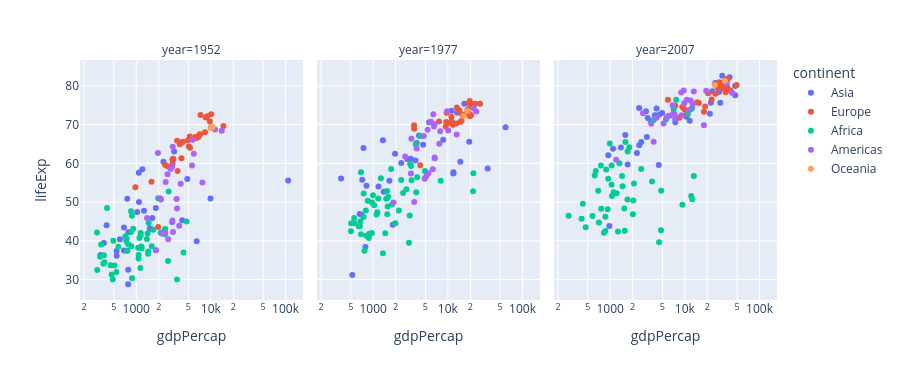

Write notebook code for a chart like this one.
### Markdown cell above
## 4. Small multiples and time series

`facet_col` / `facet_row` split the data into panels. Zoom in one panel and the shared axes follow.

### Code cell
px.scatter(
    gap.query("year in [1952, 1977, 2007]"),
    x="gdpPercap", 
    y="lifeExp", 
    color="continent", 
    hover_name="country",
    facet_col="year", 
    log_x=True, 
    height=380,
)

### Figure 1 — Plotly figure (JSON) as saved in the notebook; plotly's stock layout.template omitted (floating-point values rounded to 4 significant figures)
{"data": [{"hovertemplate": "<b>%{hovertext}</b><br><br>continent=Asia<br>year=1952<br>gdpPercap=%{x}<br>lifeExp=%{y}<extra></extra>", "hovertext": ["Afghanistan", "Bahrain", "Bangladesh", "Cambodia", "China", "Hong Kong, China", "India", "Indonesia", "Iran", "Iraq", "Israel", "Japan", "Jordan", "Korea, Dem. Rep.", "Korea, Rep.", "Kuwait", "Lebanon", "Malaysia", "Mongolia", "Myanmar", "Nepal", "Oman", "Pakistan", "Philippines", "Saudi Arabia", "Singapore", "Sri Lanka", "Syria", "Taiwan", "Thailand", "Vietnam", "West Bank and Gaza", "Yemen, Rep."], "legendgroup": "Asia", "marker": {"color": "#636efa", "symbol": "circle"}, "mode": "markers", "name": "Asia", "orientation": "v", "showlegend": true, "type": "scatter", "x": [779.4, 9867.0, 684.2, 368.5, 400.4, 3054.0, 546.6, 749.7, 3035.0, 4130.0, 4087.0, 3217.0, 1547.0, 1088.0, 1031.0, 108400.0, 4835.0, 1831.0, 786.6, 331.0, 545.9, 1828.0, 684.6, 1273.0, 6460.0, 2315.0, 1084.0, 1643.0, 1207.0, 757.8, 605.1, 1516.0, 781.7], "xaxis": "x", "y": [28.8, 50.94, 37.48, 39.42, 44.0, 60.96, 37.37, 37.47, 44.87, 45.32, 65.39, 63.03, 43.16, 50.06, 47.45, 55.56, 55.93, 48.46, 42.24, 36.32, 36.16, 37.58, 43.44, 47.75, 39.88, 60.4, 57.59, 45.88, 58.5, 50.85, 40.41, 43.16, 32.55], "yaxis": "y"}, {"hovertemplate": "<b>%{hovertext}</b><br><br>continent=Asia<br>year=1977<br>gdpPercap=%{x}<br>lifeExp=%{y}<extra></extra>", "hovertext": ["Afghanistan", "Bahrain", "Bangladesh", "Cambodia", "China", "Hong Kong, China", "India", "Indonesia", "Iran", "Iraq", "Israel", "Japan", "Jordan", "Korea, Dem. Rep.", "Korea, Rep.", "Kuwait", "Lebanon", "Malaysia", "Mongolia", "Myanmar", "Nepal", "Oman", "Pakistan", "Philippines", "Saudi Arabia", "Singapore", "Sri Lanka", "Syria", "Taiwan", "Thailand", "Vietnam", "West Bank and Gaza", "Yemen, Rep."], "legendgroup": "Asia", "marker": {"color": "#636efa", "symbol": "circle"}, "mode": "markers", "name": "Asia", "orientation": "v", "showlegend": false, "type": "scatter", "x": [786.1, 19340.0, 659.9, 525.0, 741.2, 11190.0, 813.3, 1383.0, 11890.0, 14690.0, 13310.0, 16610.0, 2852.0, 4106.0, 4657.0, 59270.0, 8660.0, 3828.0, 1648.0, 371.0, 694.1, 11850.0, 1176.0, 2373.0, 34170.0, 11210.0, 1349.0, 3195.0, 5597.0, 1961.0, 713.5, 3683.0, 1830.0], "xaxis": "x2", "y": [38.44, 65.59, 46.92, 31.22, 63.97, 73.6, 54.21, 52.7, 57.7, 60.41, 73.06, 75.38, 61.13, 67.16, 64.77, 69.34, 66.1, 65.26, 55.49, 56.06, 46.75, 57.37, 54.04, 60.06, 58.69, 70.8, 65.95, 61.2, 70.59, 62.49, 55.76, 60.77, 44.17], "yaxis": "y2"}, {"hovertemplate": "<b>%{hovertext}</b><br><br>continent=Asia<br>year=2007<br>gdpPercap=%{x}<br>lifeExp=%{y}<extra></extra>", "hovertext": ["Afghanistan", "Bahrain", "Bangladesh", "Cambodia", "China", "Hong Kong, China", "India", "Indonesia", "Iran", "Iraq", "Israel", "Japan", "Jordan", "Korea, Dem. Rep.", "Korea, Rep.", "Kuwait", "Lebanon", "Malaysia", "Mongolia", "Myanmar", "Nepal", "Oman", "Pakistan", "Philippines", "Saudi Arabia", "Singapore", "Sri Lanka", "Syria", "Taiwan", "Thailand", "Vietnam", "West Bank and Gaza", "Yemen, Rep."], "legendgroup": "Asia", "marker": {"color": "#636efa", "symbol": "circle"}, "mode": "markers", "name": "Asia", "orientation": "v", "showlegend": false, "type": "scatter", "x": [974.6, 29800.0, 1391.0, 1714.0, 4959.0, 39720.0, 2452.0, 3541.0, 11610.0, 4471.0, 25520.0, 31660.0, 4519.0, 1593.0, 23350.0, 47310.0, 10460.0, 12450.0, 3096.0, 944.0, 1091.0, 22320.0, 2606.0, 3190.0, 21650.0, 47140.0, 3970.0, 4185.0, 28720.0, 7458.0, 2442.0, 3025.0, 2281.0], "xaxis": "x3", "y": [43.83, 75.64, 64.06, 59.72, 72.96, 82.21, 64.7, 70.65, 70.96, 59.55, 80.75, 82.6, 72.53, 67.3, 78.62, 77.59, 71.99, 74.24, 66.8, 62.07, 63.78, 75.64, 65.48, 71.69, 72.78, 79.97, 72.4, 74.14, 78.4, 70.62, 74.25, 73.42, 62.7], "yaxis": "y3"}, {"hovertemplate": "<b>%{hovertext}</b><br><br>continent=Europe<br>year=1952<br>gdpPercap=%{x}<br>lifeExp=%{y}<extra></extra>", "hovertext": ["Albania", "Austria", "Belgium", "Bosnia and Herzegovina", "Bulgaria", "Croatia", "Czech Republic", "Denmark", "Finland", "France", "Germany", "Greece", "Hungary", "Iceland", "Ireland", "Italy", "Montenegro", "Netherlands", "Norway", "Poland", "Portugal", "Romania", "Serbia", "Slovak Republic", "Slovenia", "Spain", "Sweden", "Switzerland", "Turkey", "United Kingdom"], "legendgroup": "Europe", "marker": {"color": "#EF553B", "symbol": "circle"}, "mode": "markers", "name": "Europe", "orientation": "v", "showlegend": true, "type": "scatter", "x": [1601.0, 6137.0, 8343.0, 973.5, 2444.0, 3119.0, 6876.0, 9692.0, 6425.0, 7030.0, 7144.0, 3531.0, 5264.0, 7268.0, 5210.0, 4931.0, 2648.0, 8942.0, 10100.0, 4029.0, 3068.0, 3145.0, 3581.0, 5075.0, 4215.0, 3834.0, 8528.0, 14730.0, 1969.0, 9980.0], "xaxis": "x", "y": [55.23, 66.8, 68.0, 53.82, 59.6, 61.21, 66.87, 70.78, 66.55, 67.41, 67.5, 65.86, 64.03, 72.49, 66.91, 65.94, 59.16, 72.13, 72.67, 61.31, 59.82, 61.05, 58.0, 64.36, 65.57, 64.94, 71.86, 69.62, 43.59, 69.18], "yaxis": "y"}, {"hovertemplate": "<b>%{hovertext}</b><br><br>continent=Europe<br>year=1977<br>gdpPercap=%{x}<br>lifeExp=%{y}<extra></extra>", "hovertext": ["Albania", "Austria", "Belgium", "Bosnia and Herzegovina", "Bulgaria", "Croatia", "Czech Republic", "Denmark", "Finland", "France", "Germany", "Greece", "Hungary", "Iceland", "Ireland", "Italy", "Montenegro", "Netherlands", "Norway", "Poland", "Portugal", "Romania", "Serbia", "Slovak Republic", "Slovenia", "Spain", "Sweden", "Switzerland", "Turkey", "United Kingdom"], "legendgroup": "Europe", "marker": {"color": "#EF553B", "symbol": "circle"}, "mode": "markers", "name": "Europe", "orientation": "v", "showlegend": false, "type": "scatter", "x": [3533.0, 19750.0, 19120.0, 3528.0, 7612.0, 11310.0, 14800.0, 20420.0, 15610.0, 18290.0, 20510.0, 14200.0, 11670.0, 19650.0, 11150.0, 14260.0, 9596.0, 21210.0, 23310.0, 9508.0, 10170.0, 9356.0, 12980.0, 10920.0, 15280.0, 13240.0, 18860.0, 26980.0, 4269.0, 17430.0], "xaxis": "x2", "y": [68.93, 72.17, 72.8, 69.86, 70.81, 70.64, 70.71, 74.69, 72.52, 73.83, 72.5, 73.68, 69.95, 76.11, 72.03, 73.48, 73.07, 75.24, 75.37, 70.67, 70.41, 69.46, 70.3, 70.45, 70.97, 74.39, 75.44, 75.39, 59.51, 72.76], "yaxis": "y2"}, {"hovertemplate": "<b>%{hovertext}</b><br><br>continent=Europe<br>year=2007<br>gdpPercap=%{x}<br>lifeExp=%{y}<extra></extra>", "hovertext": ["Albania", "Austria", "Belgium", "Bosnia and Herzegovina", "Bulgaria", "Croatia", "Czech Republic", "Denmark", "Finland", "France", "Germany", "Greece", "Hungary", "Iceland", "Ireland", "Italy", "Montenegro", "Netherlands", "Norway", "Poland", "Portugal", "Romania", "Serbia", "Slovak Republic", "Slovenia", "Spain", "Sweden", "Switzerland", "Turkey", "United Kingdom"], "legendgroup": "Europe", "marker": {"color": "#EF553B", "symbol": "circle"}, "mode": "markers", "name": "Europe", "orientation": "v", "showlegend": false, "type": "scatter", "x": [5937.0, 36130.0, 33690.0, 7446.0, 10680.0, 14620.0, 22830.0, 35280.0, 33210.0, 30470.0, 32170.0, 27540.0, 18010.0, 36180.0, 40680.0, 28570.0, 9254.0, 36800.0, 49360.0, 15390.0, 20510.0, 10810.0, 9787.0, 18680.0, 25770.0, 28820.0, 33860.0, 37510.0, 8458.0, 33200.0], "xaxis": "x3", "y": [76.42, 79.83, 79.44, 74.85, 73.0, 75.75, 76.49, 78.33, 79.31, 80.66, 79.41, 79.48, 73.34, 81.76, 78.89, 80.55, 74.54, 79.76, 80.2, 75.56, 78.1, 72.48, 74.0, 74.66, 77.93, 80.94, 80.88, 81.7, 71.78, 79.42], "yaxis": "y3"}, {"hovertemplate": "<b>%{hovertext}</b><br><br>continent=Africa<br>year=1952<br>gdpPercap=%{x}<br>lifeExp=%{y}<extra></extra>", "hovertext": ["Algeria", "Angola", "Benin", "Botswana", "Burkina Faso", "Burundi", "Cameroon", "Central African Republic", "Chad", "Comoros", "Congo, Dem. Rep.", "Congo, Rep.", "Cote d'Ivoire", "Djibouti", "Egypt", "Equatorial Guinea", "Eritrea", "Ethiopia", "Gabon", "Gambia", "Ghana", "Guinea", "Guinea-Bissau", "Kenya", "Lesotho", "Liberia", "Libya", "Madagascar", "Malawi", "Mali", "Mauritania", "Mauritius", "Morocco", "Mozambique", "Namibia", "Niger", "Nigeria", "Reunion", "Rwanda", "Sao Tome and Principe", "Senegal", "Sierra Leone", "Somalia", "South Africa", "Sudan", "Swaziland", "Tanzania", "Togo", "Tunisia", "Uganda", "Zambia", "Zimbabwe"], "legendgroup": "Africa", "marker": {"color": "#00cc96", "symbol": "circle"}, "mode": "markers", "name": "Africa", "orientation": "v", "showlegend": true, "type": "scatter", "x": [2449.0, 3521.0, 1063.0, 851.2, 543.3, 339.3, 1173.0, 1071.0, 1179.0, 1103.0, 780.5, 2126.0, 1389.0, 2670.0, 1419.0, 375.6, 328.9, 362.1, 4293.0, 485.2, 911.3, 510.2, 299.9, 853.5, 298.8, 575.6, 2388.0, 1443.0, 369.2, 452.3, 743.1, 1968.0, 1688.0, 468.5, 2424.0, 761.9, 1077.0, 2719.0, 493.3, 879.6, 1450.0, 879.8, 1136.0, 4725.0, 1616.0, 1148.0, 716.7, 859.8, 1468.0, 734.8, 1147.0, 406.9], "xaxis": "x", "y": [43.08, 30.02, 38.22, 47.62, 31.98, 39.03, 38.52, 35.46, 38.09, 40.72, 39.14, 42.11, 40.48, 34.81, 41.89, 34.48, 35.93, 34.08, 37.0, 30.0, 43.15, 33.61, 32.5, 42.27, 42.14, 38.48, 42.72, 36.68, 36.26, 33.69, 40.54, 50.99, 42.87, 31.29, 41.73, 37.44, 36.32, 52.72, 40.0, 46.47, 37.28, 30.33, 32.98, 45.01, 38.63, 41.41, 41.22, 38.6, 44.6, 39.98, 42.04, 48.45], "yaxis": "y"}, {"hovertemplate": "<b>%{hovertext}</b><br><br>continent=Africa<br>year=1977<br>gdpPercap=%{x}<br>lifeExp=%{y}<extra></extra>", "hovertext": ["Algeria", "Angola", "Benin", "Botswana", "Burkina Faso", "Burundi", "Cameroon", "Central African Republic", "Chad", "Comoros", "Congo, Dem. Rep.", "Congo, Rep.", "Cote d'Ivoire", "Djibouti", "Egypt", "Equatorial Guinea", "Eritrea", "Ethiopia", "Gabon", "Gambia", "Ghana", "Guinea", "Guinea-Bissau", "Kenya", "Lesotho", "Liberia", "Libya", "Madagascar", "Malawi", "Mali", "Mauritania", "Mauritius", "Morocco", "Mozambique", "Namibia", "Niger", "Nigeria", "Reunion", "Rwanda", "Sao Tome and Principe", "Senegal", "Sierra Leone", "Somalia", "South Africa", "Sudan", "Swaziland", "Tanzania", "Togo", "Tunisia", "Uganda", "Zambia", "Zimbabwe"], "legendgroup": "Africa", "marker": {"color": "#00cc96", "symbol": "circle"}, "mode": "markers", "name": "Africa", "orientation": "v", "showlegend": false, "type": "scatter", "x": [4910.0, 3009.0, 1029.0, 3215.0, 743.4, 556.1, 1783.0, 1109.0, 1134.0, 1173.0, 795.8, 3259.0, 2518.0, 3082.0, 2785.0, 958.6, 505.8, 556.8, 21750.0, 884.8, 993.2, 874.7, 764.7, 1268.0, 745.4, 640.3, 21950.0, 1544.0, 663.2, 686.4, 1497.0, 3711.0, 2371.0, 502.3, 3876.0, 808.9, 1982.0, 4320.0, 670.1, 1738.0, 1562.0, 1348.0, 1451.0, 8029.0, 2203.0, 3781.0, 962.5, 1533.0, 3121.0, 843.7, 1589.0, 685.6], "xaxis": "x2", "y": [58.01, 39.48, 49.19, 59.32, 46.14, 45.91, 49.35, 46.77, 47.38, 50.94, 47.8, 55.62, 52.37, 46.52, 53.32, 42.02, 44.53, 44.51, 52.79, 41.84, 51.76, 40.76, 37.47, 56.16, 52.21, 43.76, 57.44, 46.88, 43.77, 41.71, 50.85, 64.93, 55.73, 42.49, 56.44, 41.29, 44.51, 67.06, 45.0, 58.55, 48.88, 36.79, 41.97, 55.53, 47.8, 52.54, 49.92, 52.89, 59.84, 50.35, 51.39, 57.67], "yaxis": "y2"}, {"hovertemplate": "<b>%{hovertext}</b><br><br>continent=Africa<br>year=2007<br>gdpPercap=%{x}<br>lifeExp=%{y}<extra></extra>", "hovertext": ["Algeria", "Angola", "Benin", "Botswana", "Burkina Faso", "Burundi", "Cameroon", "Central African Republic", "Chad", "Comoros", "Congo, Dem. Rep.", "Congo, Rep.", "Cote d'Ivoire", "Djibouti", "Egypt", "Equatorial Guinea", "Eritrea", "Ethiopia", "Gabon", "Gambia", "Ghana", "Guinea", "Guinea-Bissau", "Kenya", "Lesotho", "Liberia", "Libya", "Madagascar", "Malawi", "Mali", "Mauritania", "Mauritius", "Morocco", "Mozambique", "Namibia", "Niger", "Nigeria", "Reunion", "Rwanda", "Sao Tome and Principe", "Senegal", "Sierra Leone", "Somalia", "South Africa", "Sudan", "Swaziland", "Tanzania", "Togo", "Tunisia", "Uganda", "Zambia", "Zimbabwe"], "legendgroup": "Africa", "marker": {"color": "#00cc96", "symbol": "circle"}, "mode": "markers", "name": "Africa", "orientation": "v", "showlegend": false, "type": "scatter", "x": [6223.0, 4797.0, 1441.0, 12570.0, 1217.0, 430.1, 2042.0, 706.0, 1704.0, 986.1, 277.6, 3633.0, 1545.0, 2082.0, 5581.0, 12150.0, 641.4, 690.8, 13210.0, 752.7, 1328.0, 942.7, 579.2, 1463.0, 1569.0, 414.5, 12060.0, 1045.0, 759.3, 1043.0, 1803.0, 10960.0, 3820.0, 823.7, 4811.0, 619.7, 2014.0, 7670.0, 863.1, 1598.0, 1712.0, 862.5, 926.1, 9270.0, 2602.0, 4513.0, 1107.0, 883.0, 7093.0, 1056.0, 1271.0, 469.7], "xaxis": "x3", "y": [72.3, 42.73, 56.73, 50.73, 52.3, 49.58, 50.43, 44.74, 50.65, 65.15, 46.46, 55.32, 48.33, 54.79, 71.34, 51.58, 58.04, 52.95, 56.73, 59.45, 60.02, 56.01, 46.39, 54.11, 42.59, 45.68, 73.95, 59.44, 48.3, 54.47, 64.16, 72.8, 71.16, 42.08, 52.91, 56.87, 46.86, 76.44, 46.24, 65.53, 63.06, 42.57, 48.16, 49.34, 58.56, 39.61, 52.52, 58.42, 73.92, 51.54, 42.38, 43.49], "yaxis": "y3"}, {"hovertemplate": "<b>%{hovertext}</b><br><br>continent=Americas<br>year=1952<br>gdpPercap=%{x}<br>lifeExp=%{y}<extra></extra>", "hovertext": ["Argentina", "Bolivia", "Brazil", "Canada", "Chile", "Colombia", "Costa Rica", "Cuba", "Dominican Republic", "Ecuador", "El Salvador", "Guatemala", "Haiti", "Honduras", "Jamaica", "Mexico", "Nicaragua", "Panama", "Paraguay", "Peru", "Puerto Rico", "Trinidad and Tobago", "United States", "Uruguay", "Venezuela"], "legendgroup": "Americas", "marker": {"color": "#ab63fa", "symbol": "circle"}, "mode": "markers", "name": "Americas", "orientation": "v", "showlegend": true, "type": "scatter", "x": [5911.0, 2677.0, 2109.0, 11370.0, 3940.0, 2144.0, 2627.0, 5587.0, 1398.0, 3522.0, 3048.0, 2428.0, 1840.0, 2195.0, 2899.0, 3478.0, 3112.0, 2480.0, 1952.0, 3759.0, 3082.0, 3023.0, 13990.0, 5717.0, 7690.0], "xaxis": "x", "y": [62.48, 40.41, 50.92, 68.75, 54.74, 50.64, 57.21, 59.42, 45.93, 48.36, 45.26, 42.02, 37.58, 41.91, 58.53, 50.79, 42.31, 55.19, 62.65, 43.9, 64.28, 59.1, 68.44, 66.07, 55.09], "yaxis": "y"}, {"hovertemplate": "<b>%{hovertext}</b><br><br>continent=Americas<br>year=1977<br>gdpPercap=%{x}<br>lifeExp=%{y}<extra></extra>", "hovertext": ["Argentina", "Bolivia", "Brazil", "Canada", "Chile", "Colombia", "Costa Rica", "Cuba", "Dominican Republic", "Ecuador", "El Salvador", "Guatemala", "Haiti", "Honduras", "Jamaica", "Mexico", "Nicaragua", "Panama", "Paraguay", "Peru", "Puerto Rico", "Trinidad and Tobago", "United States", "Uruguay", "Venezuela"], "legendgroup": "Americas", "marker": {"color": "#ab63fa", "symbol": "circle"}, "mode": "markers", "name": "Americas", "orientation": "v", "showlegend": false, "type": "scatter", "x": [10080.0, 3548.0, 6660.0, 22090.0, 4757.0, 3816.0, 5927.0, 6380.0, 2682.0, 6680.0, 5139.0, 4880.0, 1874.0, 3203.0, 6650.0, 7675.0, 5486.0, 5352.0, 3248.0, 6281.0, 9771.0, 7900.0, 24070.0, 6504.0, 13140.0], "xaxis": "x2", "y": [68.48, 50.02, 61.49, 74.21, 67.05, 63.84, 70.75, 72.65, 61.79, 61.31, 56.7, 56.03, 49.92, 57.4, 70.11, 65.03, 57.47, 68.68, 66.35, 58.45, 73.44, 68.3, 73.38, 69.48, 67.46], "yaxis": "y2"}, {"hovertemplate": "<b>%{hovertext}</b><br><br>continent=Americas<br>year=2007<br>gdpPercap=%{x}<br>lifeExp=%{y}<extra></extra>", "hovertext": ["Argentina", "Bolivia", "Brazil", "Canada", "Chile", "Colombia", "Costa Rica", "Cuba", "Dominican Republic", "Ecuador", "El Salvador", "Guatemala", "Haiti", "Honduras", "Jamaica", "Mexico", "Nicaragua", "Panama", "Paraguay", "Peru", "Puerto Rico", "Trinidad and Tobago", "United States", "Uruguay", "Venezuela"], "legendgroup": "Americas", "marker": {"color": "#ab63fa", "symbol": "circle"}, "mode": "markers", "name": "Americas", "orientation": "v", "showlegend": false, "type": "scatter", "x": [12780.0, 3822.0, 9066.0, 36320.0, 13170.0, 7007.0, 9645.0, 8948.0, 6025.0, 6873.0, 5728.0, 5186.0, 1202.0, 3548.0, 7321.0, 11980.0, 2749.0, 9809.0, 4173.0, 7409.0, 19330.0, 18010.0, 42950.0, 10610.0, 11420.0], "xaxis": "x3", "y": [75.32, 65.55, 72.39, 80.65, 78.55, 72.89, 78.78, 78.27, 72.23, 74.99, 71.88, 70.26, 60.92, 70.2, 72.57, 76.19, 72.9, 75.54, 71.75, 71.42, 78.75, 69.82, 78.24, 76.38, 73.75], "yaxis": "y3"}, {"hovertemplate": "<b>%{hovertext}</b><br><br>continent=Oceania<br>year=1952<br>gdpPercap=%{x}<br>lifeExp=%{y}<extra></extra>", "hovertext": ["Australia", "New Zealand"], "legendgroup": "Oceania", "marker": {"color": "#FFA15A", "symbol": "circle"}, "mode": "markers", "name": "Oceania", "orientation": "v", "showlegend": true, "type": "scatter", "x": [10040.0, 10560.0], "xaxis": "x", "y": [69.12, 69.39], "yaxis": "y"}, {"hovertemplate": "<b>%{hovertext}</b><br><br>continent=Oceania<br>year=1977<br>gdpPercap=%{x}<br>lifeExp=%{y}<extra></extra>", "hovertext": ["Australia", "New Zealand"], "legendgroup": "Oceania", "marker": {"color": "#FFA15A", "symbol": "circle"}, "mode": "markers", "name": "Oceania", "orientation": "v", "showlegend": false, "type": "scatter", "x": [18330.0, 16230.0], "xaxis": "x2", "y": [73.49, 72.22], "yaxis": "y2"}, {"hovertemplate": "<b>%{hovertext}</b><br><br>continent=Oceania<br>year=2007<br>gdpPercap=%{x}<br>lifeExp=%{y}<extra></extra>", "hovertext": ["Australia", "New Zealand"], "legendgroup": "Oceania", "marker": {"color": "#FFA15A", "symbol": "circle"}, "mode": "markers", "name": "Oceania", "orientation": "v", "showlegend": false, "type": "scatter", "x": [34440.0, 25190.0], "xaxis": "x3", "y": [81.23, 80.2], "yaxis": "y3"}], "layout": {"annotations": [{"font": {}, "showarrow": false, "text": "year=1952", "x": 0.16, "xanchor": "center", "xref": "paper", "y": 1, "yanchor": "bottom", "yref": "paper"}, {"font": {}, "showarrow": false, "text": "year=1977", "x": 0.5, "xanchor": "center", "xref": "paper", "y": 1, "yanchor": "bottom", "yref": "paper"}, {"font": {}, "showarrow": false, "text": "year=2007", "x": 0.84, "xanchor": "center", "xref": "paper", "y": 1, "yanchor": "bottom", "yref": "paper"}], "height": 380, "legend": {"title": {"text": "continent"}, "tracegroupgap": 0}, "margin": {"t": 60}, "xaxis": {"anchor": "y", "domain": [0, 0.32], "title": {"text": "gdpPercap"}, "type": "log"}, "xaxis2": {"anchor": "y2", "domain": [0.34, 0.66], "matches": "x", "title": {"text": "gdpPercap"}, "type": "log"}, "xaxis3": {"anchor": "y3", "domain": [0.68, 1.0], "matches": "x", "title": {"text": "gdpPercap"}, "type": "log"}, "yaxis": {"anchor": "x", "domain": [0, 1], "title": {"text": "lifeExp"}}, "yaxis2": {"anchor": "x2", "domain": [0, 1], "matches": "y", "showticklabels": false}, "yaxis3": {"anchor": "x3", "domain": [0, 1], "matches": "y", "showticklabels": false}}}
